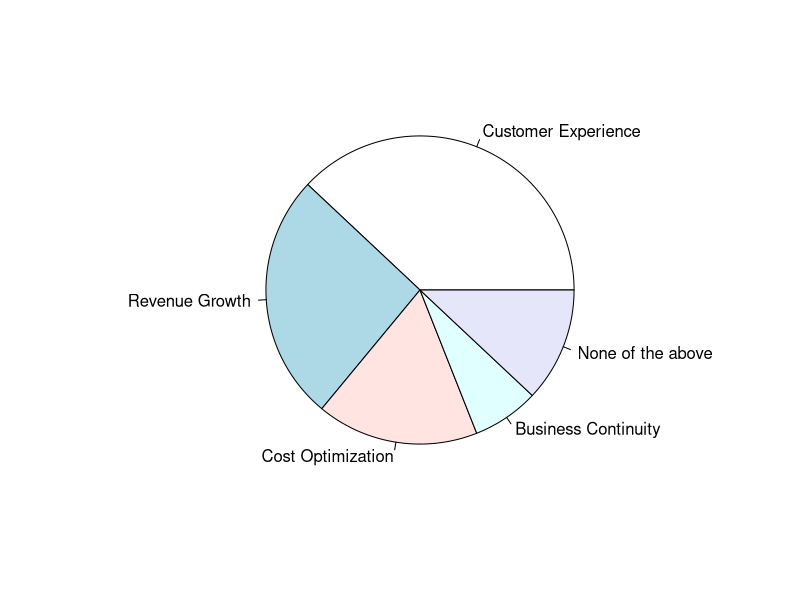

Here is the R script that generated this plot:
## ---- chunk 1

amounts = c(38, 26, 17, 7, 12)
names = c("Customer Experience", "Revenue Growth", "Cost Optimization", "Business Continuity", "None of the above")
data = data.frame(amounts, names)
pie(data$amounts, labels = as.character(data$names))
